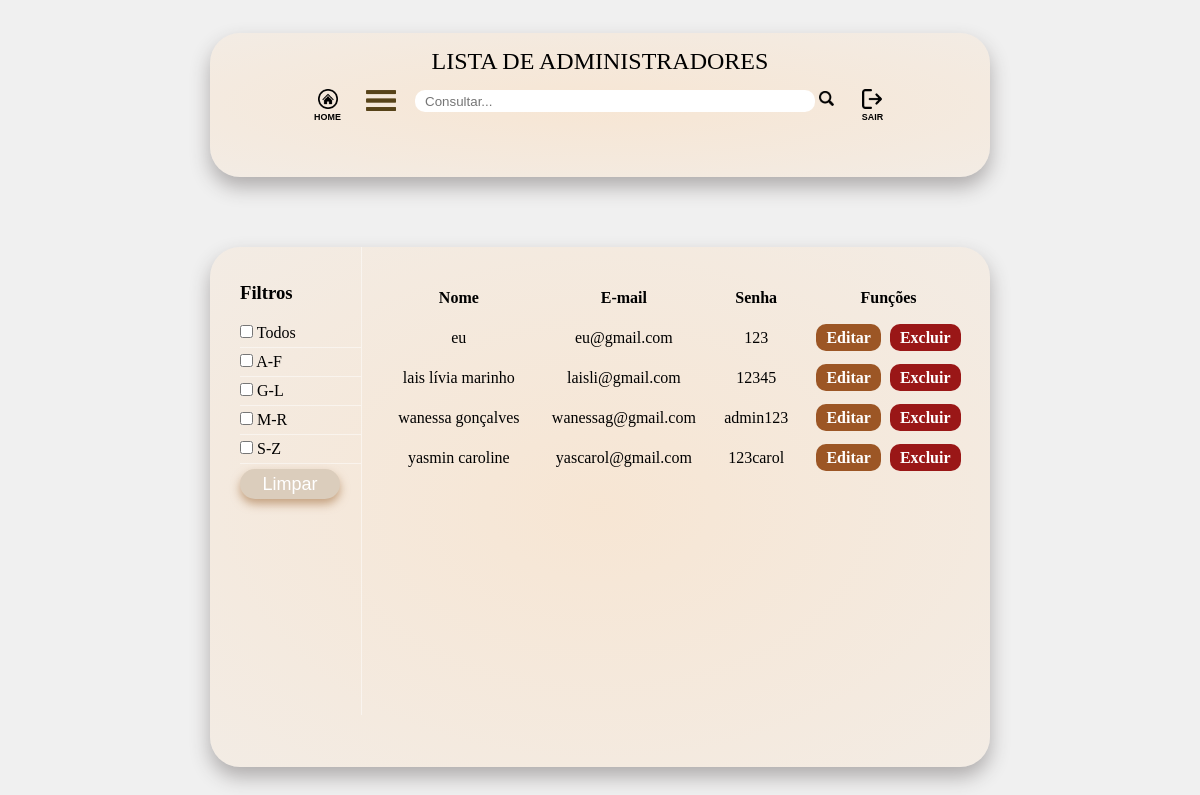
The page /listar_adm.php on the database its author committed.
### tables this page shows
CREATE TABLE `administradores` (
  `id` int(11) NOT NULL,
  `nome` varchar(100) NOT NULL,
  `email` varchar(100) NOT NULL,
  `senha` varchar(100) NOT NULL
);

### listar_adm.php (the view, shortened to what this page needs)
<?php
include('conexao.php');
$limite_por_pagina = 10;
$pagina_atual = isset($_GET['pagina']) ? (int)$_GET['pagina'] : 1;
$offset = ($pagina_atual - 1) * $limite_por_pagina;
$sql = "SELECT id, nome, email, senha FROM administradores ORDER BY nome ASC LIMIT $limite_por_pagina OFFSET $offset";
$resultado = $conexao->query($sql);
?>
<!DOCTYPE html>
<html lang="pt-br">
<head>
    <link rel="stylesheet" href="CSS/nav_bar.css">
    <link rel="stylesheet" href="CSS/listar_adm.css">
</head>
<body>
    <nav>
        <h1>LISTA DE ADMINISTRADORES</h1>
        <div class="menu">
            <button class="home"><a href="index.php"><img src="imagens/voltar.png"><h6>HOME</h6></a></button>
            <ul>
                <li class="menu-icon"><img src="imagens/332-3321096_mobile-menu-brown-menu-icon-png.png" alt="">
                </li>
            </ul>
            <button class="search"><input type="search" placeholder="Consultar..."> <img src="imagens/search-icon-png-21.png"></button>
            <button class="user"><a href="login.php"><img src="imagens/logout-icon-2048x2048-libuexip.png"><h6>SAIR</h6></a></button>
        </div>
    </nav>
    <div class="container">
        <div class="content">
            <aside class="filter-menu">
                <h3>Filtros</h3>
                <div class="filter-group">
                    <label><input type="checkbox" name="nome" value="todos"> Todos</label>
                    <label><input type="checkbox" name="nome" value="a-f"> A-F</label>
                    <label><input type="checkbox" name="nome" value="g-l"> G-L</label>
                    <label><input type="checkbox" name="nome" value="m-r"> M-R</label>
                    <label><input type="checkbox" name="nome" value="s-z"> S-Z</label>
                </div>
                <button onclick="cleanFilters()">Limpar</button>
            </aside>
            <div class="listagemDireita">
                <table class="tableProdutos">
                    <thead>
                        <tr>
                            <th scope="col">Nome</th>
                            <th scope="col">E-mail</th>
                            <th scope="col">Senha</th>
                            <th scope="col">Funções</th>
                        </tr>
                    </thead>
                    <tbody>
                        <?php
                            if ($resultado->num_rows > 0) {
                                while($user_data = mysqli_fetch_assoc($resultado)){
                                    echo "<tr>";
                                    echo "<td>".htmlspecialchars($user_data['nome'])."</td>";
                                    echo "<td>".htmlspecialchars($user_data['email'])."</td>";
                                    echo "<td>".htmlspecialchars($user_data['senha'])."</td>";
                                    echo "<td>
                                    <a class='btnEditar' href='editar_adm.php?id=".$user_data['id']."'>Editar</a>
                                    <a class='btnExcluir' href='excluir_adm.php?id=".$user_data['id']."'>Excluir</a>
                                    </td>";
                                    echo "</tr>";
                                }
                            } else {
                                echo "<tr><td colspan='4'>Nenhum administrador encontrado.</td></tr>";
                            }
                        ?>
                    </tbody>
                </table>
            </div>
        </div>
        <div class="paginacao">
        </div>
    </div>
</body>
</html>

### CSS/nav_bar.css (style rules this page uses)
nav { display: flex; width: 65vw; height: 18vh; border-radius: 30px; box-shadow: 0 10px 20px #afacac; flex-direction: column; background-image: radial-gradient(#fcdebe91, #fcdebe3c); align-items: center; margin-bottom: 70px; }
nav h3, h1 { margin-top: 15px; font-weight: 50; }
button { background-color: transparent; }
.user, .home { margin-top: -5px; border: none; cursor: pointer; width: 40px; height: 40px; justify-content: center; align-items: center; display: flex; flex-direction: column; }
.user img, .home img { width: 20px; justify-content: center; }
.user a, .home a { color: #000000; text-decoration: none; font-weight: 100; }
.menu { margin-top: 15px; display: flex; height: 1vh; justify-content: space-between; list-style: none; width: 75%; }
.menu-icon { cursor: pointer; list-style: none; position: relative; width: 30px; }
.menu-icon img { width: 30px; }
.search img { justify-content: center; width: 15px; cursor: pointer; }
nav input { width: 400px; height: 22px; border: none; padding-left: 5px; border-radius: 10px; }
input::placeholder { padding-left: 5px; }
.search { border: none; }

### CSS/listar_adm.css (style rules this page uses)
* { margin: 0; padding: 0; }
body { height: 100vh; display: flex; flex-direction: column; justify-content: center; align-items: center; background-color: #f0f0f0; }
.container { border-radius: 30px; box-shadow: 0 10px 20px #afacac; width: 65vw; height: 65vh; background-image: radial-gradient(#fcdebe91, #fcdebe3c); }
.content { height: 90%; display: flex; }
.filter-menu { margin-top: 15px; width: 150px; justify-content: center; align-items: center; padding-left: 30px; }
.filter-menu h2, .filter-menu h3 { margin-top: 20px; margin-bottom: 20px; }
.filter-group { justify-content: center; align-items: center; }
.filter-group label { display: block; border-bottom: 1px solid #ffffff82; margin-bottom: 5px; padding-bottom: 5px; font-size: medium; }
.filter-menu button { width: 100px; height: 30px; background-color: #DBCDBC;; border-radius: 15px; border: none; font-family: 'Franklin Gothic Medium', 'Arial Narrow', Arial, sans-serif; font-size: large; color: #ffffff; box-shadow: 0 5px 10px #a06a3890; cursor: pointer; }
.listagemDireita { border-left: 1px solid #ffffff82; width: 100%; height: 100%; align-items: center; justify-content: center; }
.tableProdutos { margin-top: 30px; align-items: center; justify-content: center; width: 95%; overflow: hidden;; margin-left: 20px; }
.tableProdutos th { font-weight: light; color: #000000; }
.tableProdutos th, .tableProdutos td { padding: 10px 5px; text-align: center; color: rgb(0, 0, 0); }
.btnEditar { background-color: #9c5625; border: none; padding: 5px 10px; border-radius: 10px; font-weight: bold; text-decoration: none; color: white; }
.btnExcluir { background-color: #9a1717; border: none; padding: 5px 10px; border-radius: 10px; font-weight: bold; color: white; cursor: pointer; margin-left: 5px; text-decoration: none; }

### listar_adm.php (style rules this page uses)
.paginacao { display: flex; justify-content: center; margin-top: 20px; padding: 10px 0; }

### rows shown on the page
administradores: nome "eu", email "eu@gmail.com", senha "123"
administradores: nome "lais lívia marinho", email "laisli@gmail.com", senha "12345"
administradores: nome "wanessa gonçalves", email "wanessag@gmail.com", senha "admin123"
administradores: nome "yasmin caroline", email "yascarol@gmail.com", senha "123carol"
